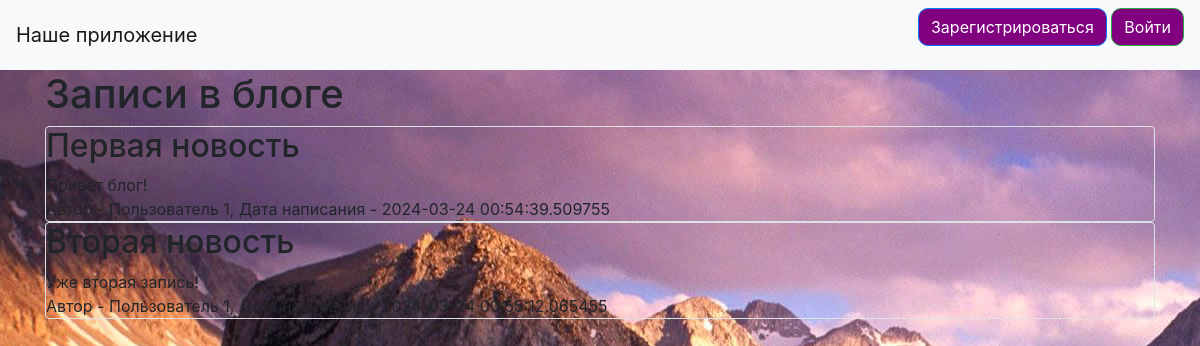
Before: /fordocx.html with the older database file.
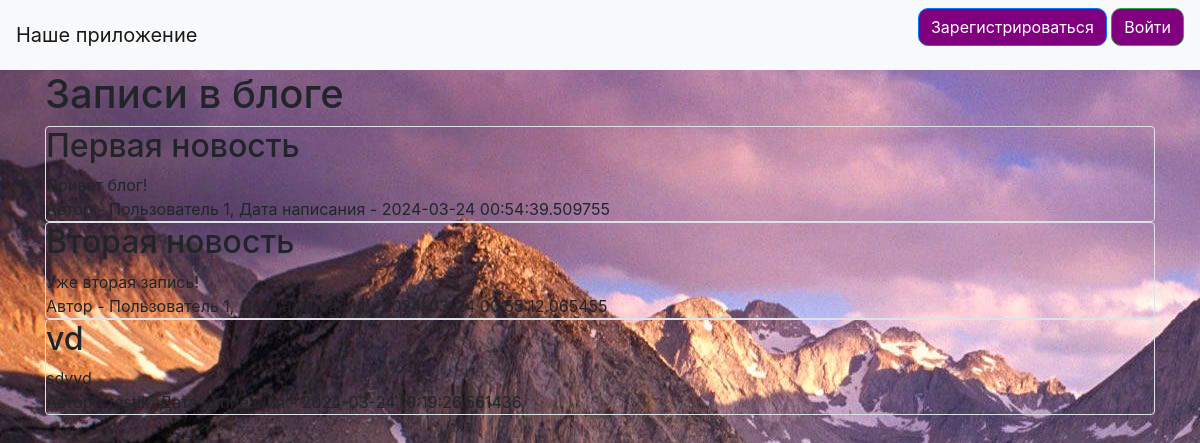
After: the same page with the newer database file.
### data/news.py (models this page shows)
class News(SqlAlchemyBase):
    __tablename__ = 'news'
    id = sqlalchemy.Column(sqlalchemy.Integer,
                           primary_key=True, autoincrement=True)
    title = sqlalchemy.Column(sqlalchemy.String, nullable=True)
    content = sqlalchemy.Column(sqlalchemy.String, nullable=True)
    created_date = sqlalchemy.Column(sqlalchemy.DateTime,
                                     default=datetime.datetime.now)
    is_private = sqlalchemy.Column(sqlalchemy.Boolean, default=True)
    user_id = sqlalchemy.Column(sqlalchemy.Integer,
                                sqlalchemy.ForeignKey("users.id"))
    user = orm.relationship('User')

### data/users.py (models this page shows, shortened)
class User(SqlAlchemyBase, UserMixin):
    __tablename__ = 'users'
    id = sqlalchemy.Column(sqlalchemy.Integer,
                           primary_key=True, autoincrement=True)
    name = sqlalchemy.Column(sqlalchemy.String, nullable=True)
    about = sqlalchemy.Column(sqlalchemy.String, nullable=True)
    email = sqlalchemy.Column(sqlalchemy.String,
                              index=True, unique=True, nullable=True)
    hashed_password = sqlalchemy.Column(sqlalchemy.String, nullable=True)
    created_date = sqlalchemy.Column(sqlalchemy.DateTime,
                                     default=datetime.datetime.now)
    news = orm.relationship("News", back_populates='user')

### main.py (the view)
@app.route("/fordocx.html")
def fuck():
    db_sess = db_session.create_session()
    news = db_sess.query(News).filter(News.is_private != True)
    return render_template("fordocx.html", news=news)

### data/db_session.py (called while the page is built)
def create_session() -> Session:
    global __factory
    return __factory()

### templates/fordocx.html (shortened to what this page needs)
{% extends "base.html" %}
{% block content %}
<h1>Записи в блоге</h1>
{% for item in news%}
<div class="col-md6 border rounded">
    <h2>{{item.title}}</h2>
    <div>
        {{item.content}}
    </div>
    <div>
        Автор - {{item.user.name}}, Дата написания - {{item.created_date}}
    </div>
</div>
{% endfor %}
{% endblock %}

### templates/base.html (shortened to what this page needs)
<!doctype html>
<html lang="en">
<head>
    <link rel="stylesheet"
          href="https://stackpath.bootstrapcdn.com/bootstrap/4.4.1/css/bootstrap.min.css"
>
    <link rel="stylesheet" href="static/css/style.css">
</head>
<body style="background-image: url(static/img/backreg.jpg)">
<header>
    <nav class="navbar navbar-light bg-light">
        <a class="navbar-brand" href="index.html">Наше приложение</a>
        {% if current_user.is_authenticated %}
    <a class="navbar-brand" href="/logout">{{ current_user.name }}</a>
{% else %}
    <p>
        <a class="btn btn-primary " href="/register">Зарегистрироваться</a>
        <a class="btn btn-success" href="/login">Войти</a>
    </p>
{% endif %}
    </nav>
</header>
<main role="main" class="container">
    {% block content %}{% endblock %}
</main>
</body>
</html>

### static/css/style.css (style rules this page uses)
.btn { background-color: purple; border-radius: 10px; }

Changed rows visible on the page:
added News: title "vd", content "sdvvd", user.name "testik", created_date "2024-03-24 10:19:26.561436"
